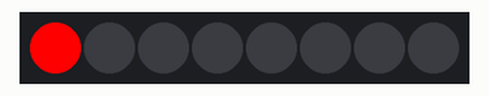
Recording of a sketch running on a simulated Arduino Uno, built with avr-gcc and run on an emulated ATmega328P. Shown: 8 RGB LEDs in strip order, left to right.

Above: at 0.1 s.
At 1.1 s:
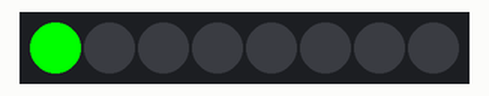
At 2.1 s:
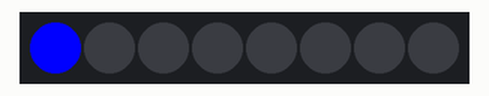
Timing chart, 0 to 130.0 s (numbered marks = the images above):
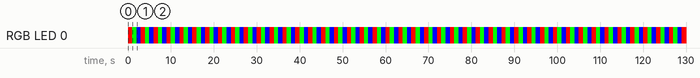

Measured:
- by itself, RGB LED 0: repeats every 3.0 s: RGB(0, 255, 0) 1.0 s, RGB(0, 0, 255) 1.0 s, RGB(255, 0, 0) 1.0 s
- by itself, everything shown: repeats every 3.0 s, in 3 steps
- what the display in image 1 shows lasts 1.0 s, from 1.0 s to 2.0 s

The sketch:

lightsbasic.ino
```cpp
#include "Adafruit_NeoPixel.h"

#define PIN 3
#define LEDS 8

// Parameter 1 = number of pixels in strip
// Parameter 2 = Arduino pin number (most are valid)
// Parameter 3 = pixel type flags, add together as needed
//   NEO_GRB     Pixels are wired for GRB bitstream (most NeoPixel products)
//   NEO_RGB     Pixels are wired for RGB bitstream (v1 FLORA pixels, not v2)
//   NEO_RGBW    Pixels are wired for RGBW bitstream (NeoPixel RGBW products)
//   NEO_KHZ800  800 KHz bitstream (most NeoPixel products WS2812 LEDs)
//   NEO_KHZ400  400 KHz (classic 'v1' (not v2) FLORA pixels, WS2811 drivers)
Adafruit_NeoPixel strip = Adafruit_NeoPixel(LEDS, PIN, NEO_GRB + NEO_KHZ800);

void setup() {
  strip.begin();
  strip.show();  // Initialize all pixels to 'off'
}

void loop() {
  strip.setPixelColor(0, 255, 0, 0); //RED
  strip.show(); //Show The Color
  delay(1000);
  strip.setPixelColor(0, 0, 255, 0); //Green
  strip.show(); //Show The Color
  delay(1000);
  strip.setPixelColor(0, 0, 0, 255); //Blue
  strip.show(); //Show The Color
  delay(1000);
}
```
